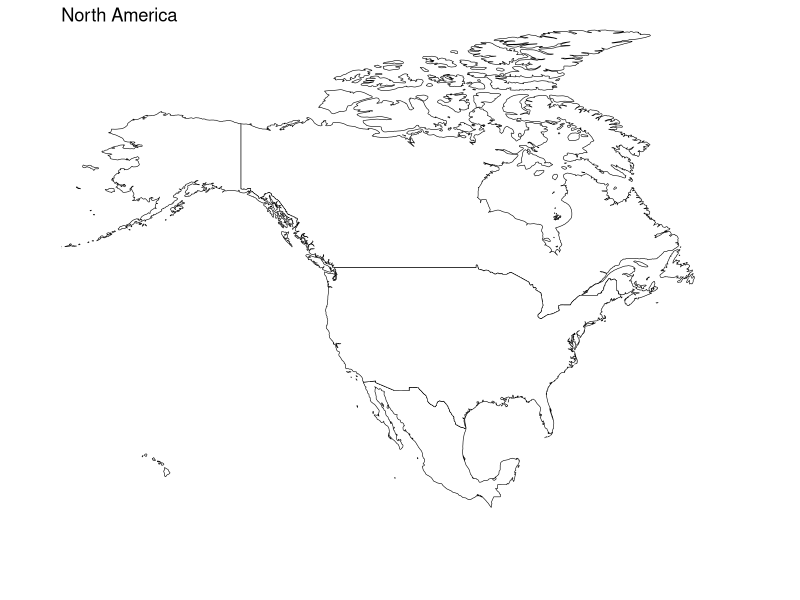

Write the R code that produced this figure.
#Import libraries
library(ggplot2)
library(maps)
library(dplyr)
library(sf)

#Get world map as an sf object
world_sf <- st_as_sf(map("world", plot = FALSE, fill = TRUE))

#Filter only North America
north_america <- world_sf %>%
  filter(ID %in% c("USA", "Canada", "Mexico"))

#Plot North America
ggplot(north_america) +
  geom_sf(fill = "white", color = "black") +
  coord_sf(crs = st_crs(4326), xlim = c(-170, -50), ylim = c(5, 80)) +
  theme_void() +
  ggtitle("North America")
